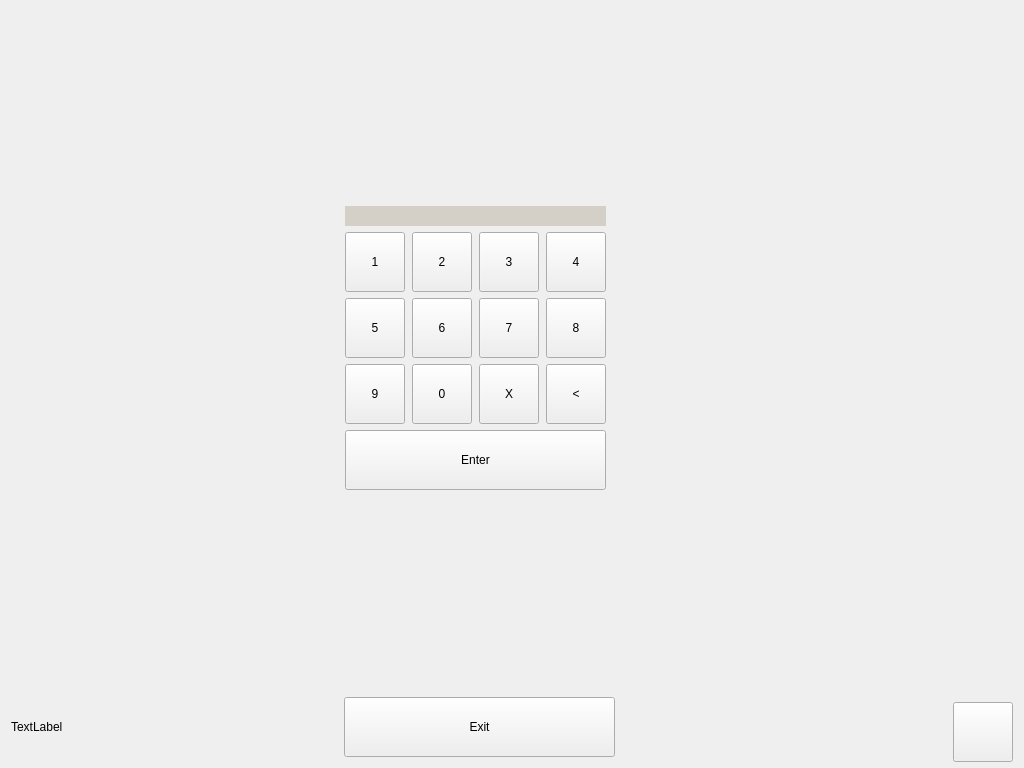
<?xml version="1.0" encoding="UTF-8"?>
<ui version="4.0">
 <class>MainWindow</class>
 <widget class="QDialog" name="MainWindow">
  <property name="windowModality">
   <enum>Qt::ApplicationModal</enum>
  </property>
  <property name="enabled">
   <bool>true</bool>
  </property>
  <property name="geometry">
   <rect>
    <x>0</x>
    <y>0</y>
    <width>1024</width>
    <height>768</height>
   </rect>
  </property>
  <property name="minimumSize">
   <size>
    <width>1024</width>
    <height>768</height>
   </size>
  </property>
  <property name="modal">
   <bool>true</bool>
  </property>
  <layout class="QGridLayout" name="gridLayout_2">
   <item row="3" column="2">
    <spacer name="horizontalSpacer_3">
     <property name="orientation">
      <enum>Qt::Horizontal</enum>
     </property>
     <property name="sizeHint" stdset="0">
      <size>
       <width>40</width>
       <height>20</height>
      </size>
     </property>
    </spacer>
   </item>
   <item row="2" column="1">
    <spacer name="verticalSpacer">
     <property name="orientation">
      <enum>Qt::Vertical</enum>
     </property>
     <property name="sizeHint" stdset="0">
      <size>
       <width>20</width>
       <height>40</height>
      </size>
     </property>
    </spacer>
   </item>
   <item row="1" column="0">
    <spacer name="horizontalSpacer">
     <property name="orientation">
      <enum>Qt::Horizontal</enum>
     </property>
     <property name="sizeHint" stdset="0">
      <size>
       <width>40</width>
       <height>20</height>
      </size>
     </property>
    </spacer>
   </item>
   <item row="3" column="1">
    <widget class="QPushButton" name="pushButton_9">
     <property name="minimumSize">
      <size>
       <width>0</width>
       <height>60</height>
      </size>
     </property>
     <property name="focusPolicy">
      <enum>Qt::NoFocus</enum>
     </property>
     <property name="text">
      <string>Exit</string>
     </property>
     <property name="icon">
      <iconset resource="../core_gui/res.qrc">
       <normaloff>:/new/prefix1/res/icons/exit.png</normaloff>:/new/prefix1/res/icons/exit.png</iconset>
     </property>
    </widget>
   </item>
   <item row="0" column="1">
    <spacer name="verticalSpacer_2">
     <property name="orientation">
      <enum>Qt::Vertical</enum>
     </property>
     <property name="sizeHint" stdset="0">
      <size>
       <width>20</width>
       <height>40</height>
      </size>
     </property>
    </spacer>
   </item>
   <item row="1" column="1">
    <widget class="QWidget" name="wdtNumpad" native="true">
     <property name="enabled">
      <bool>true</bool>
     </property>
     <property name="minimumSize">
      <size>
       <width>271</width>
       <height>291</height>
      </size>
     </property>
     <property name="maximumSize">
      <size>
       <width>271</width>
       <height>291</height>
      </size>
     </property>
     <widget class="QWidget" name="layoutWidget">
      <property name="geometry">
       <rect>
        <x>0</x>
        <y>0</y>
        <width>266</width>
        <height>284</height>
       </rect>
      </property>
      <layout class="QGridLayout" name="gridLayout" rowstretch="0,0,0,0,0" columnstretch="0,0,0,0">
       <item row="2" column="3">
        <widget class="QPushButton" name="pushButton_14">
         <property name="minimumSize">
          <size>
           <width>60</width>
           <height>60</height>
          </size>
         </property>
         <property name="maximumSize">
          <size>
           <width>60</width>
           <height>60</height>
          </size>
         </property>
         <property name="focusPolicy">
          <enum>Qt::NoFocus</enum>
         </property>
         <property name="text">
          <string>8</string>
         </property>
        </widget>
       </item>
       <item row="4" column="0" colspan="4">
        <layout class="QHBoxLayout" name="horizontalLayout">
         <item>
          <widget class="QPushButton" name="pushButton_4">
           <property name="minimumSize">
            <size>
             <width>0</width>
             <height>60</height>
            </size>
           </property>
           <property name="focusPolicy">
            <enum>Qt::NoFocus</enum>
           </property>
           <property name="text">
            <string>Enter</string>
           </property>
           <property name="icon">
            <iconset resource="../core_gui/res.qrc">
             <normaloff>:/new/prefix1/res/icons/ok.png</normaloff>:/new/prefix1/res/icons/ok.png</iconset>
           </property>
          </widget>
         </item>
        </layout>
       </item>
       <item row="1" column="0">
        <widget class="QPushButton" name="pushButton">
         <property name="sizePolicy">
          <sizepolicy hsizetype="Minimum" vsizetype="Minimum">
           <horstretch>0</horstretch>
           <verstretch>0</verstretch>
          </sizepolicy>
         </property>
         <property name="minimumSize">
          <size>
           <width>60</width>
           <height>60</height>
          </size>
         </property>
         <property name="maximumSize">
          <size>
           <width>60</width>
           <height>60</height>
          </size>
         </property>
         <property name="focusPolicy">
          <enum>Qt::NoFocus</enum>
         </property>
         <property name="text">
          <string>1</string>
         </property>
        </widget>
       </item>
       <item row="3" column="2">
        <widget class="QPushButton" name="pushButton_11">
         <property name="sizePolicy">
          <sizepolicy hsizetype="Minimum" vsizetype="Minimum">
           <horstretch>0</horstretch>
           <verstretch>0</verstretch>
          </sizepolicy>
         </property>
         <property name="minimumSize">
          <size>
           <width>60</width>
           <height>60</height>
          </size>
         </property>
         <property name="maximumSize">
          <size>
           <width>60</width>
           <height>60</height>
          </size>
         </property>
         <property name="focusPolicy">
          <enum>Qt::NoFocus</enum>
         </property>
         <property name="text">
          <string>X</string>
         </property>
        </widget>
       </item>
       <item row="2" column="2">
        <widget class="QPushButton" name="pushButton_10">
         <property name="sizePolicy">
          <sizepolicy hsizetype="Minimum" vsizetype="Minimum">
           <horstretch>0</horstretch>
           <verstretch>0</verstretch>
          </sizepolicy>
         </property>
         <property name="minimumSize">
          <size>
           <width>60</width>
           <height>60</height>
          </size>
         </property>
         <property name="maximumSize">
          <size>
           <width>60</width>
           <height>60</height>
          </size>
         </property>
         <property name="focusPolicy">
          <enum>Qt::NoFocus</enum>
         </property>
         <property name="text">
          <string>7</string>
         </property>
        </widget>
       </item>
       <item row="2" column="0">
        <widget class="QPushButton" name="pushButton_2">
         <property name="sizePolicy">
          <sizepolicy hsizetype="Minimum" vsizetype="Minimum">
           <horstretch>0</horstretch>
           <verstretch>0</verstretch>
          </sizepolicy>
         </property>
         <property name="minimumSize">
          <size>
           <width>60</width>
           <height>60</height>
          </size>
         </property>
         <property name="maximumSize">
          <size>
           <width>60</width>
           <height>60</height>
          </size>
         </property>
         <property name="focusPolicy">
          <enum>Qt::NoFocus</enum>
         </property>
         <property name="text">
          <string>5</string>
         </property>
        </widget>
       </item>
       <item row="3" column="0">
        <widget class="QPushButton" name="pushButton_3">
         <property name="sizePolicy">
          <sizepolicy hsizetype="Minimum" vsizetype="Minimum">
           <horstretch>0</horstretch>
           <verstretch>0</verstretch>
          </sizepolicy>
         </property>
         <property name="minimumSize">
          <size>
           <width>60</width>
           <height>60</height>
          </size>
         </property>
         <property name="maximumSize">
          <size>
           <width>60</width>
           <height>60</height>
          </size>
         </property>
         <property name="focusPolicy">
          <enum>Qt::NoFocus</enum>
         </property>
         <property name="text">
          <string>9</string>
         </property>
        </widget>
       </item>
       <item row="1" column="2">
        <widget class="QPushButton" name="pushButton_6">
         <property name="sizePolicy">
          <sizepolicy hsizetype="Minimum" vsizetype="Minimum">
           <horstretch>0</horstretch>
           <verstretch>0</verstretch>
          </sizepolicy>
         </property>
         <property name="minimumSize">
          <size>
           <width>60</width>
           <height>60</height>
          </size>
         </property>
         <property name="maximumSize">
          <size>
           <width>60</width>
           <height>60</height>
          </size>
         </property>
         <property name="focusPolicy">
          <enum>Qt::NoFocus</enum>
         </property>
         <property name="text">
          <string>3</string>
         </property>
        </widget>
       </item>
       <item row="1" column="1">
        <widget class="QPushButton" name="pushButton_5">
         <property name="sizePolicy">
          <sizepolicy hsizetype="Minimum" vsizetype="Minimum">
           <horstretch>0</horstretch>
           <verstretch>0</verstretch>
          </sizepolicy>
         </property>
         <property name="minimumSize">
          <size>
           <width>60</width>
           <height>60</height>
          </size>
         </property>
         <property name="maximumSize">
          <size>
           <width>60</width>
           <height>60</height>
          </size>
         </property>
         <property name="focusPolicy">
          <enum>Qt::NoFocus</enum>
         </property>
         <property name="text">
          <string>2</string>
         </property>
        </widget>
       </item>
       <item row="3" column="3">
        <widget class="QPushButton" name="pushButton_15">
         <property name="minimumSize">
          <size>
           <width>60</width>
           <height>60</height>
          </size>
         </property>
         <property name="maximumSize">
          <size>
           <width>60</width>
           <height>60</height>
          </size>
         </property>
         <property name="focusPolicy">
          <enum>Qt::NoFocus</enum>
         </property>
         <property name="text">
          <string>&lt;</string>
         </property>
        </widget>
       </item>
       <item row="1" column="3">
        <widget class="QPushButton" name="pushButton_13">
         <property name="minimumSize">
          <size>
           <width>60</width>
           <height>60</height>
          </size>
         </property>
         <property name="maximumSize">
          <size>
           <width>60</width>
           <height>60</height>
          </size>
         </property>
         <property name="focusPolicy">
          <enum>Qt::NoFocus</enum>
         </property>
         <property name="text">
          <string>4</string>
         </property>
        </widget>
       </item>
       <item row="3" column="1">
        <widget class="QPushButton" name="pushButton_8">
         <property name="sizePolicy">
          <sizepolicy hsizetype="Minimum" vsizetype="Minimum">
           <horstretch>0</horstretch>
           <verstretch>0</verstretch>
          </sizepolicy>
         </property>
         <property name="minimumSize">
          <size>
           <width>60</width>
           <height>60</height>
          </size>
         </property>
         <property name="maximumSize">
          <size>
           <width>60</width>
           <height>60</height>
          </size>
         </property>
         <property name="focusPolicy">
          <enum>Qt::NoFocus</enum>
         </property>
         <property name="text">
          <string>0</string>
         </property>
        </widget>
       </item>
       <item row="0" column="0" colspan="4">
        <widget class="QLineEdit" name="lePassword">
         <property name="palette">
          <palette>
           <active>
            <colorrole role="WindowText">
             <brush brushstyle="SolidPattern">
              <color alpha="255">
               <red>212</red>
               <green>208</green>
               <blue>200</blue>
              </color>
             </brush>
            </colorrole>
            <colorrole role="Light">
             <brush brushstyle="SolidPattern">
              <color alpha="255">
               <red>212</red>
               <green>208</green>
               <blue>200</blue>
              </color>
             </brush>
            </colorrole>
            <colorrole role="Text">
             <brush brushstyle="SolidPattern">
              <color alpha="255">
               <red>0</red>
               <green>255</green>
               <blue>127</blue>
              </color>
             </brush>
            </colorrole>
            <colorrole role="Base">
             <brush brushstyle="SolidPattern">
              <color alpha="255">
               <red>212</red>
               <green>208</green>
               <blue>200</blue>
              </color>
             </brush>
            </colorrole>
           </active>
           <inactive>
            <colorrole role="WindowText">
             <brush brushstyle="SolidPattern">
              <color alpha="255">
               <red>212</red>
               <green>208</green>
               <blue>200</blue>
              </color>
             </brush>
            </colorrole>
            <colorrole role="Light">
             <brush brushstyle="SolidPattern">
              <color alpha="255">
               <red>212</red>
               <green>208</green>
               <blue>200</blue>
              </color>
             </brush>
            </colorrole>
            <colorrole role="Text">
             <brush brushstyle="SolidPattern">
              <color alpha="255">
               <red>0</red>
               <green>255</green>
               <blue>127</blue>
              </color>
             </brush>
            </colorrole>
            <colorrole role="Base">
             <brush brushstyle="SolidPattern">
              <color alpha="255">
               <red>212</red>
               <green>208</green>
               <blue>200</blue>
              </color>
             </brush>
            </colorrole>
           </inactive>
           <disabled>
            <colorrole role="WindowText">
             <brush brushstyle="SolidPattern">
              <color alpha="255">
               <red>106</red>
               <green>104</green>
               <blue>100</blue>
              </color>
             </brush>
            </colorrole>
            <colorrole role="Light">
             <brush brushstyle="SolidPattern">
              <color alpha="255">
               <red>212</red>
               <green>208</green>
               <blue>200</blue>
              </color>
             </brush>
            </colorrole>
            <colorrole role="Text">
             <brush brushstyle="SolidPattern">
              <color alpha="255">
               <red>106</red>
               <green>104</green>
               <blue>100</blue>
              </color>
             </brush>
            </colorrole>
            <colorrole role="Base">
             <brush brushstyle="SolidPattern">
              <color alpha="255">
               <red>212</red>
               <green>208</green>
               <blue>200</blue>
              </color>
             </brush>
            </colorrole>
           </disabled>
          </palette>
         </property>
         <property name="frame">
          <bool>false</bool>
         </property>
         <property name="echoMode">
          <enum>QLineEdit::Password</enum>
         </property>
        </widget>
       </item>
       <item row="2" column="1">
        <widget class="QPushButton" name="pushButton_7">
         <property name="sizePolicy">
          <sizepolicy hsizetype="Minimum" vsizetype="Minimum">
           <horstretch>0</horstretch>
           <verstretch>0</verstretch>
          </sizepolicy>
         </property>
         <property name="minimumSize">
          <size>
           <width>60</width>
           <height>60</height>
          </size>
         </property>
         <property name="maximumSize">
          <size>
           <width>60</width>
           <height>60</height>
          </size>
         </property>
         <property name="focusPolicy">
          <enum>Qt::NoFocus</enum>
         </property>
         <property name="text">
          <string>6</string>
         </property>
        </widget>
       </item>
      </layout>
     </widget>
    </widget>
   </item>
   <item row="3" column="3">
    <widget class="QPushButton" name="btnSettings">
     <property name="minimumSize">
      <size>
       <width>60</width>
       <height>60</height>
      </size>
     </property>
     <property name="maximumSize">
      <size>
       <width>50</width>
       <height>50</height>
      </size>
     </property>
     <property name="focusPolicy">
      <enum>Qt::NoFocus</enum>
     </property>
     <property name="text">
      <string/>
     </property>
     <property name="icon">
      <iconset resource="../core_gui/res.qrc">
       <normaloff>:/new/prefix1/res/icons/configure.png</normaloff>:/new/prefix1/res/icons/configure.png</iconset>
     </property>
     <property name="iconSize">
      <size>
       <width>48</width>
       <height>48</height>
      </size>
     </property>
     <property name="autoDefault">
      <bool>false</bool>
     </property>
    </widget>
   </item>
   <item row="1" column="2" colspan="2">
    <spacer name="horizontalSpacer_2">
     <property name="orientation">
      <enum>Qt::Horizontal</enum>
     </property>
     <property name="sizeHint" stdset="0">
      <size>
       <width>40</width>
       <height>20</height>
      </size>
     </property>
    </spacer>
   </item>
   <item row="3" column="0">
    <widget class="QLabel" name="lbInfo">
     <property name="text">
      <string>TextLabel</string>
     </property>
    </widget>
   </item>
  </layout>
 </widget>
 <resources>
  <include location="../core_gui/res.qrc"/>
 </resources>
 <connections/>
</ui>
